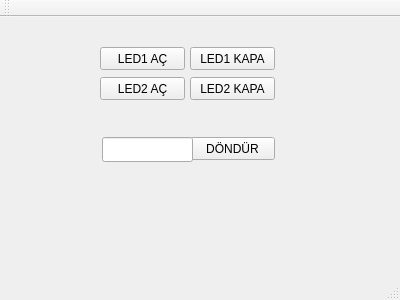
<?xml version="1.0" encoding="UTF-8"?>
<ui version="4.0">
 <class>MainWindow</class>
 <widget class="QMainWindow" name="MainWindow">
  <property name="geometry">
   <rect>
    <x>0</x>
    <y>0</y>
    <width>400</width>
    <height>300</height>
   </rect>
  </property>
  <property name="windowTitle">
   <string>MainWindow</string>
  </property>
  <widget class="QWidget" name="centralWidget">
   <widget class="QPushButton" name="pushButton">
    <property name="geometry">
     <rect>
      <x>100</x>
      <y>30</y>
      <width>85</width>
      <height>23</height>
     </rect>
    </property>
    <property name="text">
     <string>LED1 AÇ</string>
    </property>
   </widget>
   <widget class="QPushButton" name="pushButton_2">
    <property name="geometry">
     <rect>
      <x>190</x>
      <y>30</y>
      <width>85</width>
      <height>23</height>
     </rect>
    </property>
    <property name="text">
     <string>LED1 KAPA</string>
    </property>
   </widget>
   <widget class="QPushButton" name="pushButton_3">
    <property name="geometry">
     <rect>
      <x>100</x>
      <y>60</y>
      <width>85</width>
      <height>23</height>
     </rect>
    </property>
    <property name="text">
     <string>LED2 AÇ</string>
    </property>
   </widget>
   <widget class="QPushButton" name="pushButton_4">
    <property name="geometry">
     <rect>
      <x>190</x>
      <y>60</y>
      <width>85</width>
      <height>23</height>
     </rect>
    </property>
    <property name="text">
     <string>LED2 KAPA</string>
    </property>
   </widget>
   <widget class="QPushButton" name="pushButton_5">
    <property name="geometry">
     <rect>
      <x>190</x>
      <y>120</y>
      <width>85</width>
      <height>23</height>
     </rect>
    </property>
    <property name="text">
     <string>DÖNDÜR</string>
    </property>
   </widget>
   <widget class="QLineEdit" name="lineEdit">
    <property name="geometry">
     <rect>
      <x>102</x>
      <y>120</y>
      <width>91</width>
      <height>25</height>
     </rect>
    </property>
   </widget>
  </widget>
  <widget class="QMenuBar" name="menuBar">
   <property name="geometry">
    <rect>
     <x>0</x>
     <y>0</y>
     <width>400</width>
     <height>21</height>
    </rect>
   </property>
  </widget>
  <widget class="QToolBar" name="mainToolBar">
   <attribute name="toolBarArea">
    <enum>TopToolBarArea</enum>
   </attribute>
   <attribute name="toolBarBreak">
    <bool>false</bool>
   </attribute>
  </widget>
  <widget class="QStatusBar" name="statusBar"/>
 </widget>
 <layoutdefault spacing="6" margin="11"/>
 <resources/>
 <connections/>
</ui>
